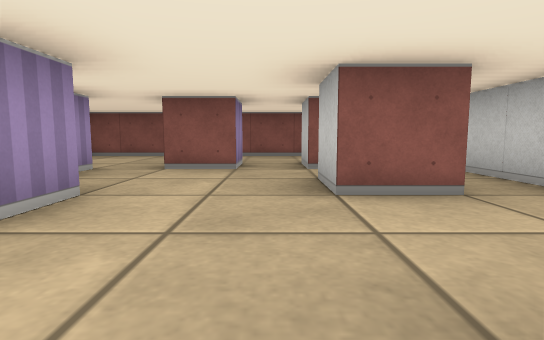
view 1 (above)

14 first-person views from a walk through a cub3D ray-caster map. The camera is about half as high as the walls, tilts 6° down and sees 80° across. The floor is counted in squares. Each view is taken from the middle of a square. On the plan, view 1 faces up. The plan holds only what a view shows up to about 9 squares ahead; the rest is blank.

view 2
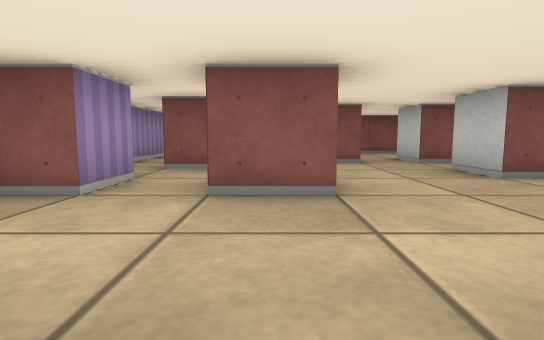

view 3
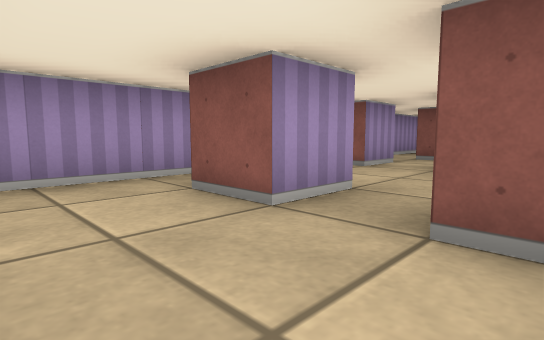

view 4
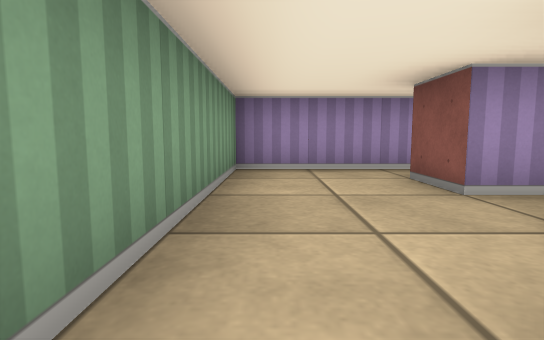

view 5
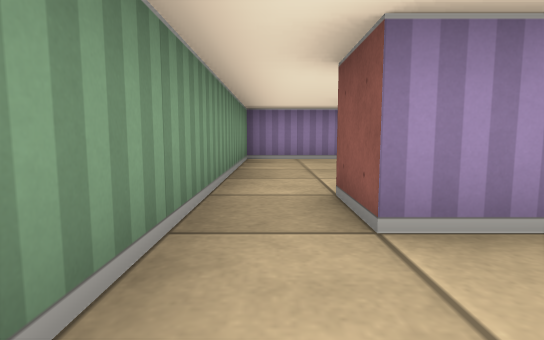

view 6
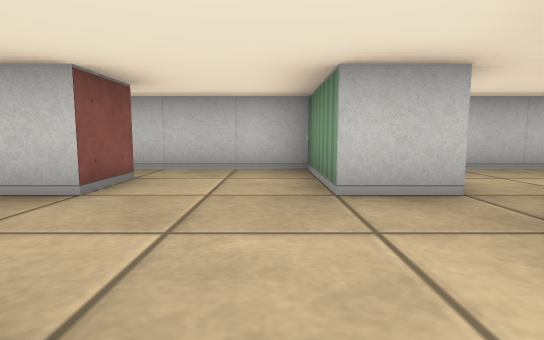

view 7
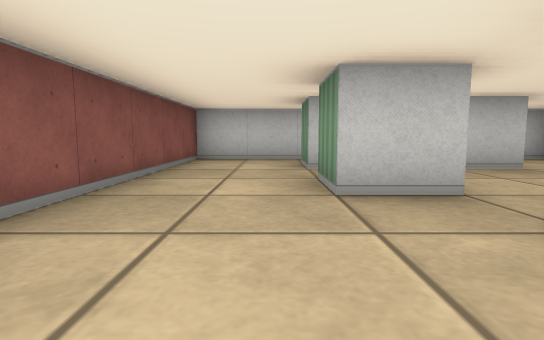

view 8
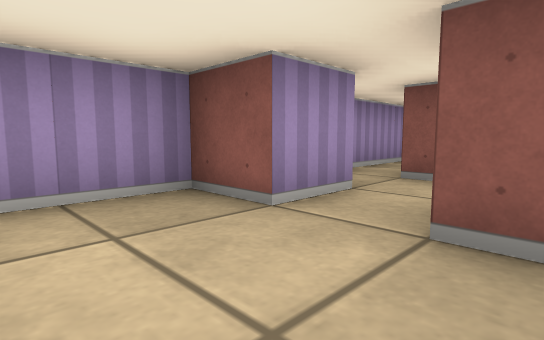

view 9
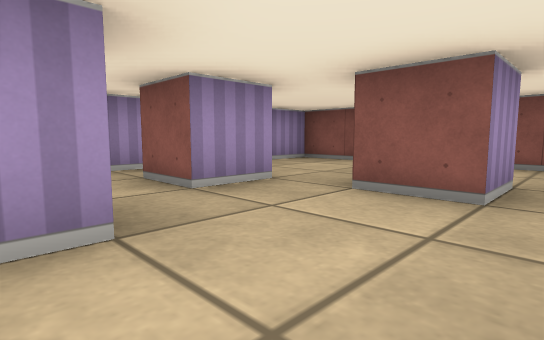

view 10
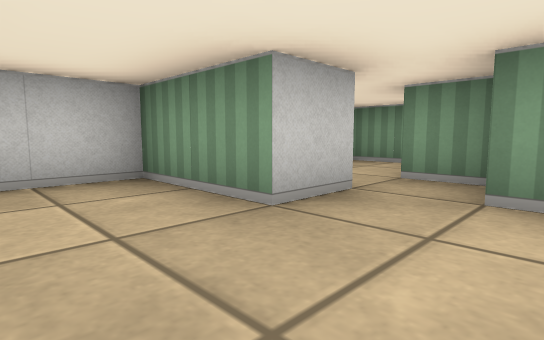

view 11
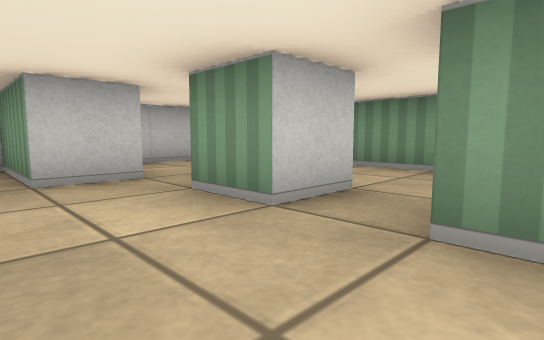

view 12
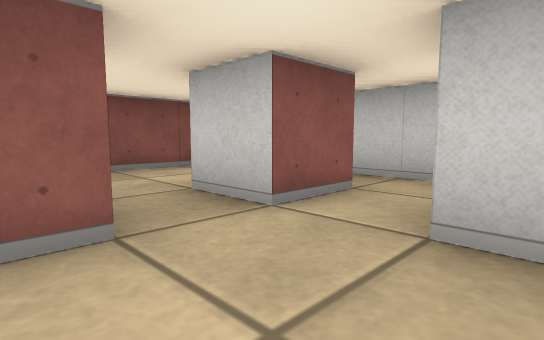

view 13
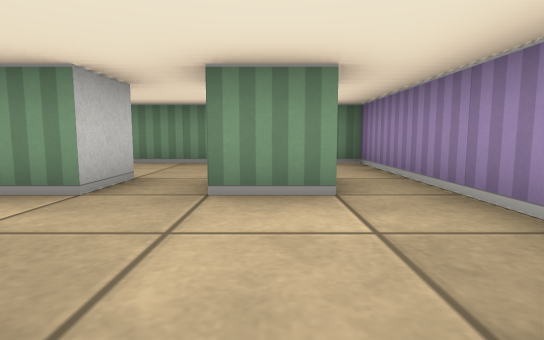

view 14
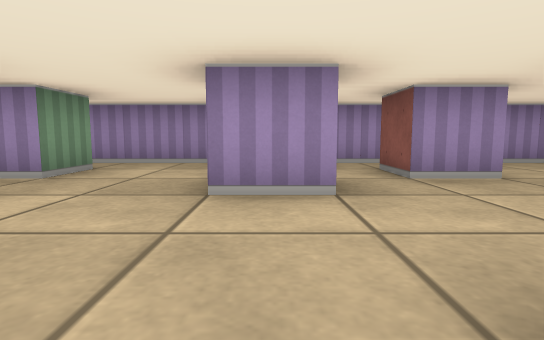

### Floor plan
Points are (right, up) in squares from view 1. A wall is a line through its corners. A room is listed if a view was taken in it or the views show most of it. See-through windows are left out.
Room 1 (views 1, 2, 3, 4, 6, 7, 8, 9, 10, 11, 12, 13, 14)
walls: (-1.5, 2.6) (-1.5, 1.5) (-2.5, 1.5); (-1.5, 4.5) (-1.5, 5.5) (-0.5, 5.5) (-0.5, 4.5) (-1.5, 4.5); (-2.5, 4.6) (-2.5, 3.5) (-3.5, 3.5); (-3.5, 2.6) (-3.5, 1.5) (-4.5, 1.5) (-4.5, -3.5) (0.4, -3.5); (1.6, 2.5) (0.5, 2.5) (0.5, 3.5); (1.6, 4.5) (0.5, 4.5) (0.5, 5.5) (1.5, 5.5); (0.5, -0.6) (0.5, 0.5) (2.5, 0.5) (2.5, 7.5) (-4.5, 7.5) (-4.5, 3); (-3.6, -0.5) (-2.5, -0.5) (-2.5, -1.5) (-3.5, -1.5); (-1, -1.5) (-1.5, -1.5) (-1.5, -0.5) (-0.5, -0.5); (-0.4, -1.5) (0.5, -1.5); (0.5, -2.5) (-0.5, -2.5)
ways out: opening at (0, -3) to room 2
Room 2 (view 5)
walls: (0.5, -1.5) (0.5, -2.5); (0.4, -3.5) (2.4, -3.5); (2.5, -2.9) (2.5, -1.2)
ways out: opening at (0, -3) to room 1

Where each view was taken, in squares from view 1:
view 1: 0 up, 0 right, facing up
view 2: 1 down, 2 left, facing up
view 3: 3 down, 1 left, facing up-left
view 4: 3 down, 0 right, facing left
view 5: 3 down, 2 right, facing left
view 6: 1 up, 2 left, facing right
view 7: 6 up, 4 left, facing right
view 8: 0 up, 2 left, facing up-left
view 9: 2 up, 0 right, facing up-left
view 10: 2 up, 1 left, facing down-right
view 11: 1 up, 3 left, facing down-right
view 12: 3 up, 1 left, facing up-right
view 13: 2 up, 3 left, facing down
view 14: 2 up, 1 right, facing left
